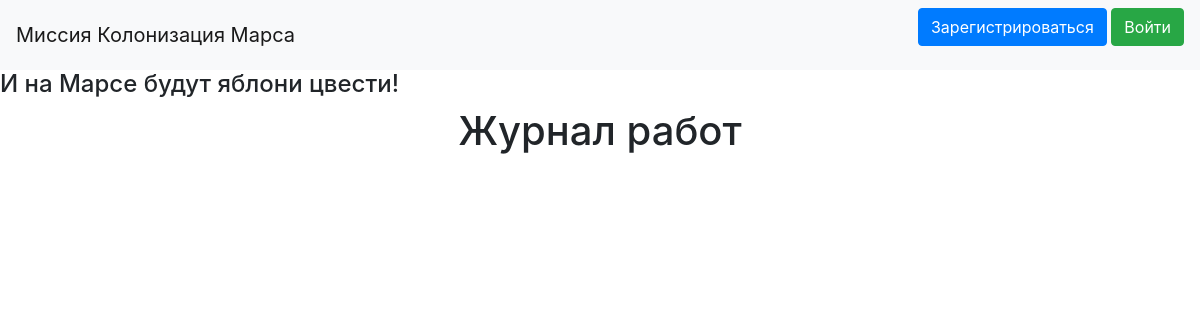
Before: / with the older database file.
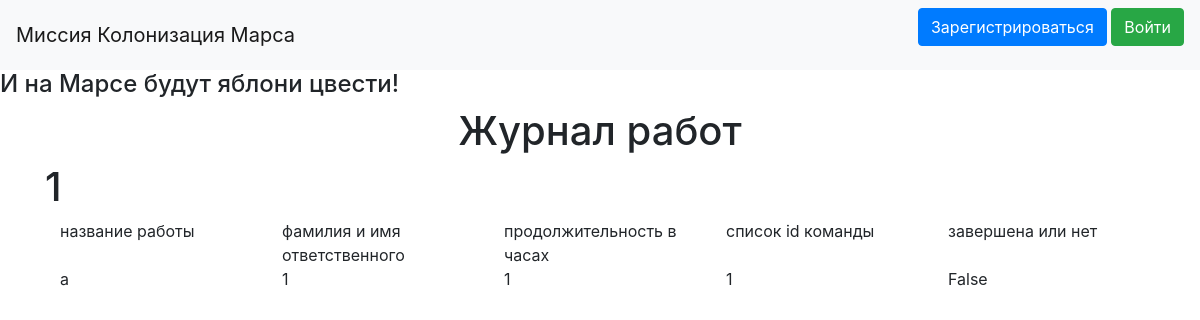
After: the same page with the newer database file.
### data/jobs.py (models this page shows)
class Jobs(SqlAlchemyBase):
    __tablename__ = 'jobs'
    id = sqlalchemy.Column(sqlalchemy.Integer, primary_key=True, autoincrement=True)
    team_leader = sqlalchemy.Column(sqlalchemy.Integer, sqlalchemy.ForeignKey("users.id"))
    job = sqlalchemy.Column(sqlalchemy.String)
    work_size = sqlalchemy.Column(sqlalchemy.Integer)
    collaborators = sqlalchemy.Column(sqlalchemy.String)
    start_date = sqlalchemy.Column(sqlalchemy.DateTime)
    end_date = sqlalchemy.Column(sqlalchemy.DateTime)
    is_finished = sqlalchemy.Column(sqlalchemy.Boolean)

### main.py (the view)
@app.route('/')
def index():
    db_sess = db_session.create_session()
    jobs = db_sess.query(Jobs).all()
    return render_template("index.html", jobs=jobs)

### data/db_session.py (called while the page is built)
def create_session() -> Session:
    global __factory
    return __factory()

### templates/index.html (shortened to what this page needs)
{% extends "base.html" %}
{% block content %}
<h1 align="center">Журнал работ</h1>
{% for item in jobs%}
<h1>{{ item.id }}</h1>
<div class="container">
  <div class="row">
    <div class="col">название работы</div>
    <div class="col">фамилия и имя ответственного</div>
      <div class="col">продолжительность в часах</div>
      <div class="col">список id команды</div>
      <div class="col">завершена или нет</div>
    <div class="col">{{ item.job }}</div>
    <div class="col">{{ item.team_leader }}</div>
    <div class="col">{{ item.work_size }}</div>
    <div class="col">{{ item.collaborators }}</div>
    <div class="col">{{ item.is_finished }}</div>
  </div>
</div>
{% endfor %}
{% endblock %}

### templates/base.html (shortened to what this page needs)
<!DOCTYPE html>
<html lang="en">
<head>
    <link rel="stylesheet"
          href="https://stackpath.bootstrapcdn.com/bootstrap/4.4.1/css/bootstrap.min.css"
>
</head>
<body>
    <header>
    <nav class="navbar navbar-light bg-light">
        <a class="navbar-brand" href="#">Миссия Колонизация Марса</a>
        {% if current_user.is_authenticated %}
            <a class="navbar-brand" href="/logout">{{ current_user.name }}</a>
        {% else %}
            <p>
                <a class="btn btn-primary " href="/register">Зарегистрироваться</a>
                <a class="btn btn-success" href="/login">Войти</a>
            </p>
        {% endif %}
    </nav>
    </header>
    <h4>И на Марсе будут яблони цвести!</h4>
    <main role="main" class="container">
    {% block content %}{% endblock %}
    </main>
</body>
</html>

Changed rows visible on the page:
added Jobs: id "1", job "a", team_leader "1", work_size "1", collaborators "1", is_finished "False"
